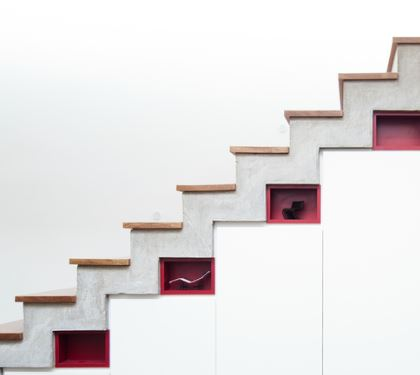
#> input picture data/images/edge2.jpg, 420 x 375 px
$ python canny.py
#> lines starting #> are read from the running program, lines starting #| are printed output that depends on the picture
"""Canny edge detection on a blurred grayscale image."""

from pathlib import Path

import cv2 as cv
import matplotlib.pyplot as plt

IMAGES = Path(__file__).resolve().parents[2] / "data" / "images"

BLUR_KERNEL = (3, 3)
LOW_THRESHOLD = 50
HIGH_THRESHOLD = 100


def main():
    image = cv.imread(str(IMAGES / "edge2.jpg"))
#> image is the input picture: shape (375, 420, 3); mean B, G, R 226.1, 225.8, 228.7
    if image is None:
        raise SystemExit("Image not found: data/images/edge2.jpg")

    gray = cv.cvtColor(image, cv.COLOR_BGR2GRAY)
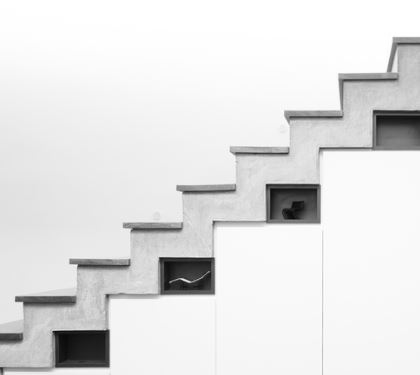
#> gray: shape (375, 420); min 9, max 255, mean 226.7
    blurred = cv.GaussianBlur(gray, BLUR_KERNEL, 1)
    edges = cv.Canny(blurred, LOW_THRESHOLD, HIGH_THRESHOLD)
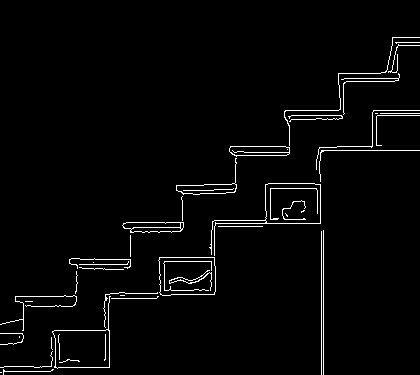
#> edges: shape (375, 420); 2.6% white in thin lines or dots

    plt.figure(figsize=(10, 5))

    plt.subplot(1, 2, 1)
    plt.imshow(gray, cmap="gray")
    plt.title("Original")
    plt.axis("off")

    plt.subplot(1, 2, 2)
    plt.imshow(edges, cmap="gray")
    plt.title("Canny edges")
    plt.axis("off")

    plt.tight_layout()
    plt.show()
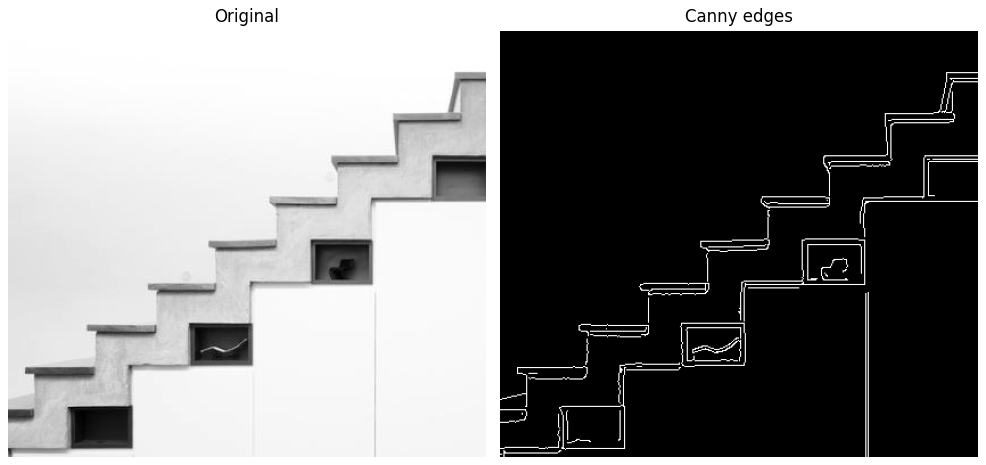
#> figure drawn by matplotlib, 2 panels


if __name__ == "__main__":
    main()
